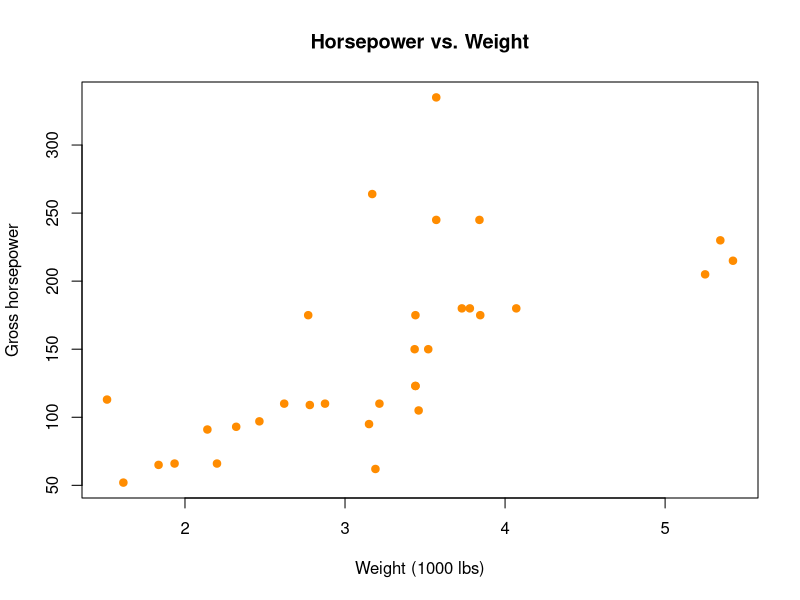
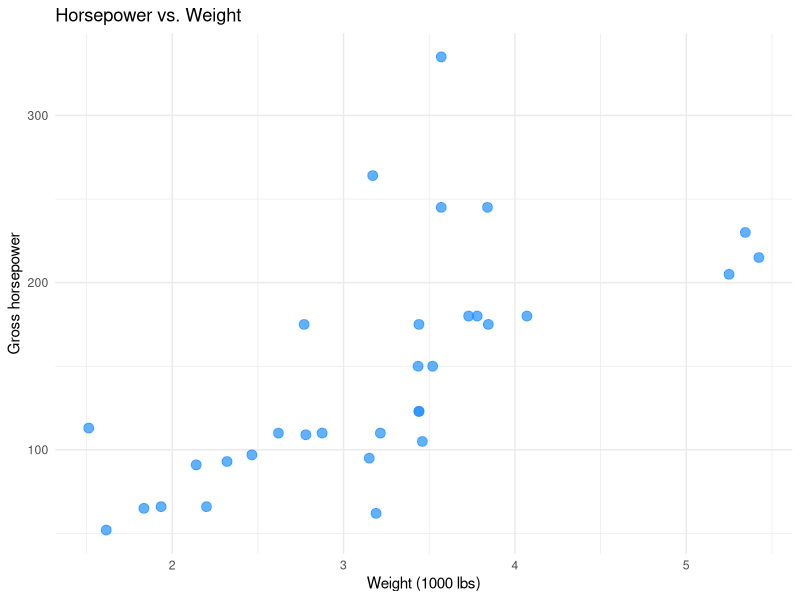
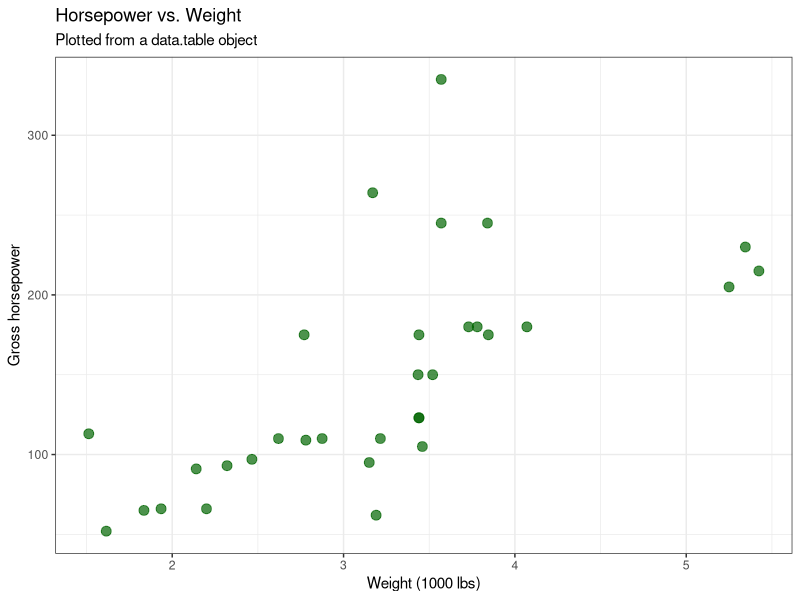

These figures' R source, in order:
## ---- chunk 1
#| label: setup

# load data explicitly
mtcars <- datasets::mtcars

# Take a peek at the data
head(mtcars)
## ---- chunk 2
#| label: base-r-demo

# First, create a logical index for 8-cylinder cars
is_8_cyl <- mtcars$cyl == 8

# Subset the data frame using the logical index
eight_cyl_cars <- mtcars[is_8_cyl, ]

# Calculate the mean for the desired columns
avg_stats_base <- lapply(eight_cyl_cars[, c("mpg", "hp")], mean)

print(avg_stats_base)
## ---- chunk 3
#| label: base-r-plot
#| fig-cap: "Base R scatter plot of horsepower vs. weight."

plot(mtcars$wt, mtcars$hp,
     main = "Horsepower vs. Weight",
     xlab = "Weight (1000 lbs)",
     ylab = "Gross horsepower",
     pch = 19,
     col = "darkorange")
## ---- chunk 4
#| label: tidyverse-demo

# We need to load the library first
library(dplyr)
library(tibble)

mtcars_tibble <- as_tibble(mtcars)

print(mtcars)
print(mtcars_tibble)

avg_stats_tidy <- mtcars_tibble |>
  filter(cyl == 8) |>
  summarize(
    avg_mpg = mean(mpg),
    avg_hp = mean(hp)
  )

print(avg_stats_tidy)
## ---- chunk 5
#| label: tidyverse-plot
#| fig-cap: "Tidyverse scatter plot of horsepower vs. weight."

library(ggplot2)

ggplot(mtcars_tibble, aes(x = wt, y = hp)) +
  geom_point(color = "dodgerblue", size = 3, alpha = 0.7) +
  labs(
    title = "Horsepower vs. Weight",
    x = "Weight (1000 lbs)",
    y = "Gross horsepower"
  ) +
  theme_minimal()
## ---- chunk 6
#| label: datatable-demo

# Load the library and convert the data
library(data.table)

mt_dt <- as.data.table(mtcars, keep.rownames = "car")

# The i, j syntax in action
avg_stats_dt <- mt_dt[cyl == 8, .(avg_mpg = mean(mpg), avg_hp = mean(hp))]

print(avg_stats_dt)
## ---- chunk 7
#| label: datatable-plot
#| fig-cap: "Plotting data.table data with ggplot2."

# data.table objects are also data.frames, so ggplot2 works perfectly
ggplot(mt_dt, aes(x = wt, y = hp)) +
  geom_point(color = "darkgreen", size = 3, alpha = 0.7) +
  labs(
    title = "Horsepower vs. Weight",
    subtitle = "Plotted from a data.table object",
    x = "Weight (1000 lbs)",
    y = "Gross horsepower"
  ) +
  theme_bw()
